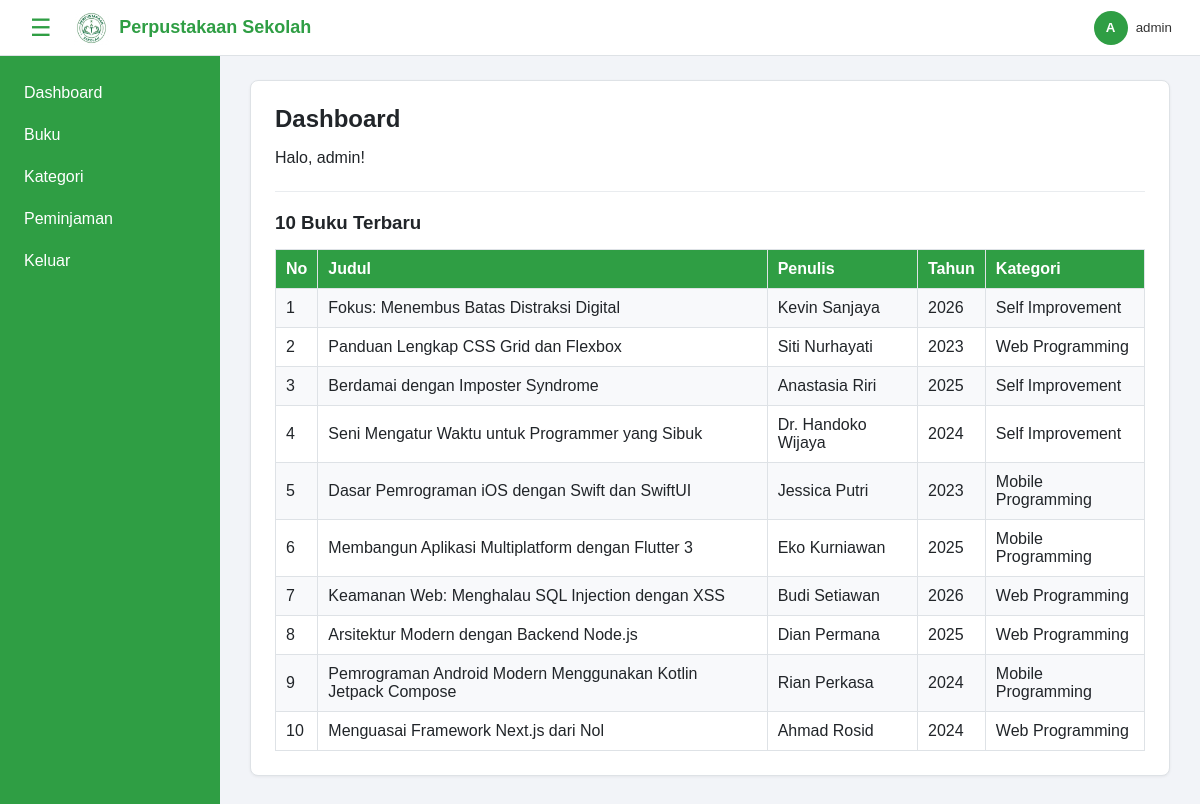
/dashboard.php (signed in), run on the app's committed database.
### tables this page shows
CREATE TABLE `buku` (
  `id` int(11) NOT NULL,
  `judul` varchar(200) NOT NULL,
  `penulis` varchar(100) DEFAULT NULL,
  `penerbit` varchar(100) DEFAULT NULL,
  `tahun` int(11) DEFAULT NULL,
  `isbn` varchar(20) DEFAULT NULL,
  `kategori_id` int(11) DEFAULT NULL
);

CREATE TABLE `kategori` (
  `id` int(11) NOT NULL,
  `nama` varchar(100) NOT NULL
);

### dashboard.php (the view, shortened to what this page needs)
<?php
require "koneksi.php";
$hasil = mysqli_query($koneksi, "SELECT buku.*, kategori.nama AS nama_kategori
    FROM buku LEFT JOIN kategori ON buku.kategori_id = kategori.id
    ORDER BY buku.id DESC LIMIT 10");
?>
<!DOCTYPE html>
<html lang="id">
<head>
   <link rel="stylesheet" href="style.css">
</head>
<body>
   <?php include "menu.php"; ?>
   <main class="kartu">
    <h1>Dashboard</h1>
    <p>Halo, <?php echo htmlspecialchars($_SESSION['username']); ?>!</p>
    <h3>10 Buku Terbaru</h3>
    <table>
        <tr>
            <th>No</th>
            <th>Judul</th>
            <th>Penulis</th>
            <th>Tahun</th>
            <th>Kategori</th>
        </tr>
        <?php
        $no = 1;
        while ($b = mysqli_fetch_assoc($hasil)) { ?>
        <tr>
            <td><?php echo $no++; ?></td>
            <td><?php echo htmlspecialchars($b['judul']); ?></td>
            <td><?php echo htmlspecialchars($b['penulis']); ?></td>
            <td><?php echo $b['tahun']; ?></td>
            <td><?php echo htmlspecialchars($b['nama_kategori'] ?? '-'); ?></td>
        </tr>
        <?php } ?>
    </table>
    </main>
</body>
</html>

### menu.php (shortened to what this page needs)
<header class="atas">
    <button type="button" class="garis" id="tombolMenu" aria-label="Buka atau tutup menu">&#9776;</button>
    <img src="gambar/logo.jpg" alt="Logo" class="logo-header">
    <span class="judul">Perpustakaan Sekolah</span>
    <div class="profil">
        <button type="button" class="profil-tombol" id="tombolProfil">
            <span class="avatar"><?php echo strtoupper(substr($_SESSION['username'], 0, 1)); ?></span>
            <span><?php echo htmlspecialchars($_SESSION['username']); ?></span>
        </button>
    </div>
</header>
<nav class="samping">
    <a href="dashboard.php">Dashboard</a>
    <a href="buku.php">Buku</a>
    <a href="kategori.php">Kategori</a>
    <a href="peminjaman.php">Peminjaman</a>
    <a href="logout.php">Keluar</a>
</nav>

### style.css (style rules this page uses)
:root { --warna: #2f9e44; --warna-gelap: #237a35; }
* { box-sizing: border-box; }
body { font-family: Arial, sans-serif; margin: 0; padding: 80px 30px 30px 250px; background: #f2f4f8; color: #212529; }
.atas { position: fixed; top: 0; left: 0; right: 0; height: 56px; background: white; border-bottom: 1px solid #dee2e6; display: flex; align-items: center; padding: 0 20px; z-index: 10; }
.garis { font-size: 22px; margin-right: 16px; color: var(--warna); }
.judul { font-weight: bold; font-size: 18px; color: var(--warna); }
.samping { position: fixed; top: 56px; left: 0; bottom: 0; width: 220px; background: var(--warna); padding-top: 16px; }
.samping a { display: block; color: white; text-decoration: none; padding: 12px 24px; }
table { border-collapse: collapse; background: white; width: 100%; margin-top: 15px; }
th, td { border: 1px solid #dee2e6; padding: 10px; text-align: left; }
th { background: var(--warna); color: white; }
tr:nth-child(even) td { background: #f8f9fb; }
button { padding: 8px 14px; background: var(--warna); color: white; border: none; border-radius: 4px; cursor: pointer; }
.atas .garis { background: none; color: var(--warna); font-size: 24px; padding: 0 10px; margin-right: 12px; border-radius: 4px; }
.samping { transition: transform 0.25s; }
body { transition: padding-left 0.25s; }
.profil { margin-left: auto; position: relative; }
.atas .profil-tombol { background: none; color: #333; display: flex; align-items: center; gap: 8px; padding: 4px 8px; }
.avatar { width: 34px; height: 34px; border-radius: 50%; background: var(--warna); color: white; display: flex; align-items: center; justify-content: center; font-weight: bold; }
.kartu { background: white; border: 1px solid #dee2e6; border-radius: 8px; padding: 24px; box-shadow: 0 1px 3px rgba(0, 0, 0, 0.06); }
.kartu h1 { margin: 0 0 16px; font-size: 24px; }
.kartu h3 { margin: 24px 0 10px; padding-top: 20px; border-top: 1px solid #e9ecef; }
.logo-header { height: 34px; width: auto; margin-right: 10px; }

### data on the page
buku: judul "Fokus: Menembus Batas Distraksi Digital", penulis "Kevin Sanjaya", tahun "2026", kategori.nama "Self Improvement"
buku: judul "Panduan Lengkap CSS Grid dan Flexbox", penulis "Siti Nurhayati", tahun "2023", kategori.nama "Web Programming"
buku: judul "Berdamai dengan Imposter Syndrome", penulis "Anastasia Riri", tahun "2025", kategori.nama "Self Improvement"
buku: judul "Seni Mengatur Waktu untuk Programmer yang Sibuk", penulis "Dr. Handoko Wijaya", tahun "2024", kategori.nama "Self Improvement"
buku: judul "Dasar Pemrograman iOS dengan Swift dan SwiftUI", penulis "Jessica Putri", tahun "2023", kategori.nama "Mobile Programming"
buku: judul "Membangun Aplikasi Multiplatform dengan Flutter 3", penulis "Eko Kurniawan", tahun "2025", kategori.nama "Mobile Programming"
buku: judul "Keamanan Web: Menghalau SQL Injection dengan XSS", penulis "Budi Setiawan", tahun "2026", kategori.nama "Web Programming"
buku: judul "Arsitektur Modern dengan Backend Node.js", penulis "Dian Permana", tahun "2025", kategori.nama "Web Programming"
buku: judul "Pemrograman Android Modern Menggunakan Kotlin Jetpack Compose", penulis "Rian Perkasa", tahun "2024", kategori.nama "Mobile Programming"
buku: judul "Menguasai Framework Next.js dari Nol", penulis "Ahmad Rosid", tahun "2024", kategori.nama "Web Programming"

### other printed values
substr($_SESSION['username'], 0, 1) "A"
$_SESSION['username'] "admin"
